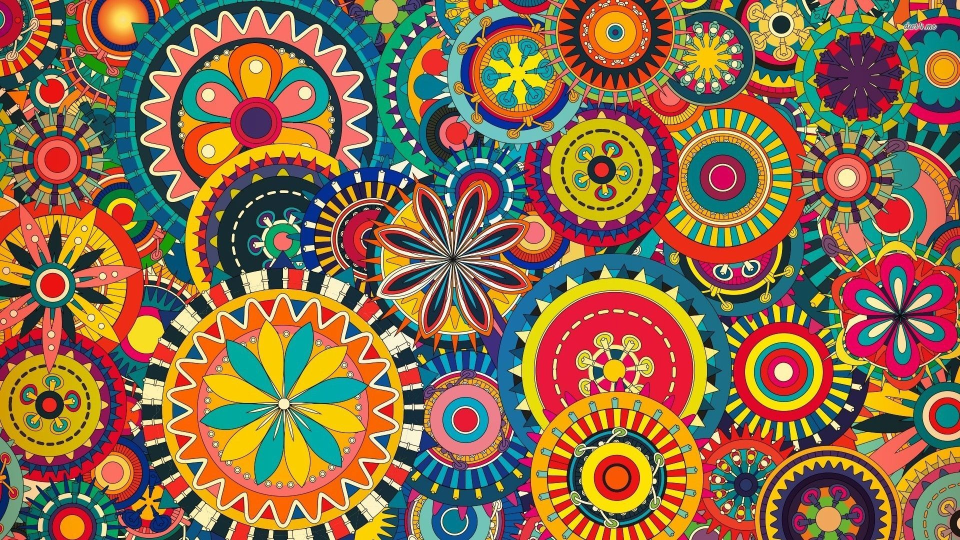
#> input picture Pattern.jpg, 1920 x 1080 px (shown at 1/2 size)
$ jupyter execute 'Fourier Image Assignment.ipynb'
#> lines starting #> are read from the running program, lines starting #| are printed output that depends on the picture
Fourier transforms are a mathematic construct where a function in one space is transformed into a function in another space through integration. How this process is done mathematically will not be covered here, instead we will use a series of `Numpy` functions to do so. The function of `fft` performs a Fourier transform on the data selected, typically a Numpy array.

In this assigment, as grayscale image is converted into a `Numpy` array. The size of the image is used as a filter - any data beyond a certain point from the center is excluded.

[cell 1]
from PIL import Image
import numpy as np
import matplotlib as mpl
import matplotlib.pyplot as plt
from numpy.fft import *
im = Image.open("Pattern.jpg").convert('L')
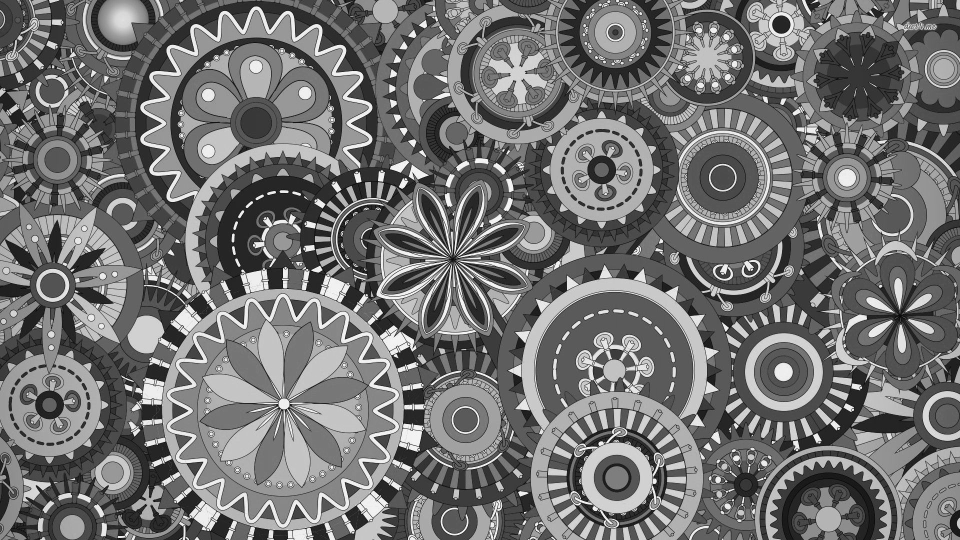
#> im: PIL image 1920x1080 L (shown at 1/2 size); min 0, max 255, mean 114.8
type(im)
data = np.asarray(im)
data
size =np.shape(data)
#> size = (1080, 1920)

imageFFT = np.fft.fft2(data)
imageShifted = np.fft.fftshift(imageFFT)
filtered = np.copy(imageShifted)

[cell 2]
im

[cell 3]
filtered

[cell 4]
size
#> Out = (1080, 1920)

[cell 5]
maskY = 190
maskX = 290

filtered[0:maskY,:] = 0+0j
filtered[-maskY:,:] = 0+0j
filtered[:,0:maskX,] = 0+0j
filtered[:,-maskX:] = 0+0j

[cell 6]
FiltShift = np.fft.ifftshift(filtered)
recon =np.fft.ifft2(FiltShift)

[cell 7]
imSee = filtered
mag = (imSee*np.conj(imSee)).real

The Fourier transforms on the data in the array can result in complex numbers. To eliminate this, the conjugate of the array is taken and then multiplied in order to eliminate the imaginary numbers.

[cell 8]
plt.imshow(mag**0.01);
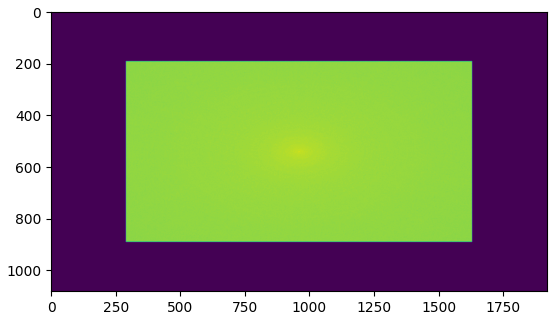
#> figure drawn by matplotlib, 1 panel

[cell 9]
toSee = recon
magToSee = (toSee*np.conj(toSee)).real
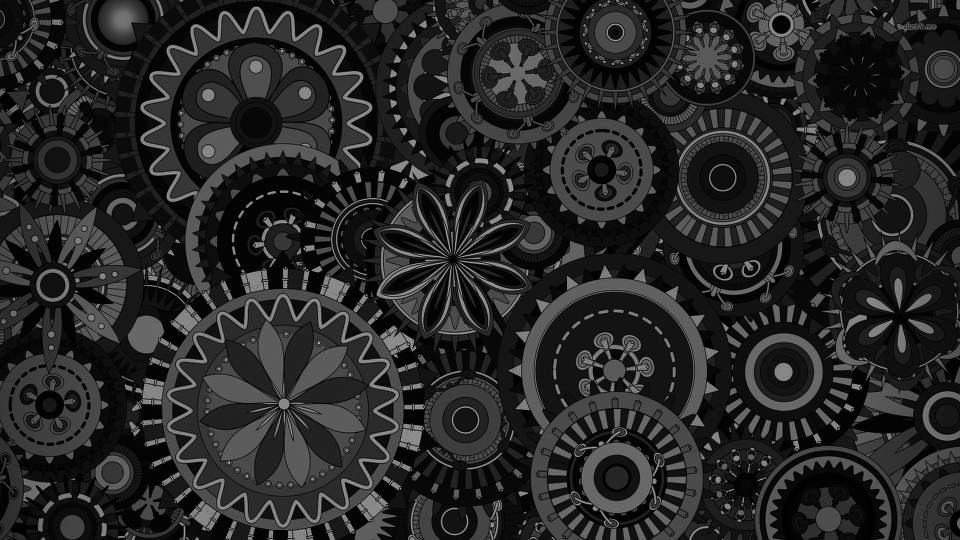
#> magToSee: shape (1080, 1920) float64 (shown at 1/2 size); min 0.00229, max 106829.1, mean 16775.7; drawn with min black and max white

[cell 10]
plt.imshow(magToSee**0.01);
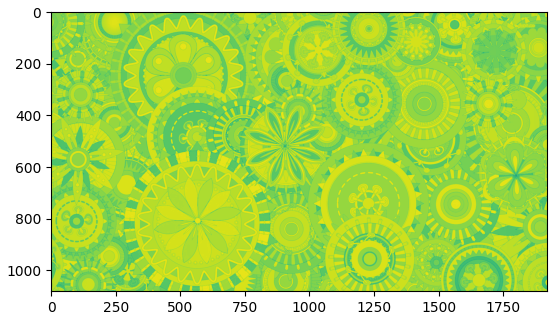
#> figure drawn by matplotlib, 1 panel
